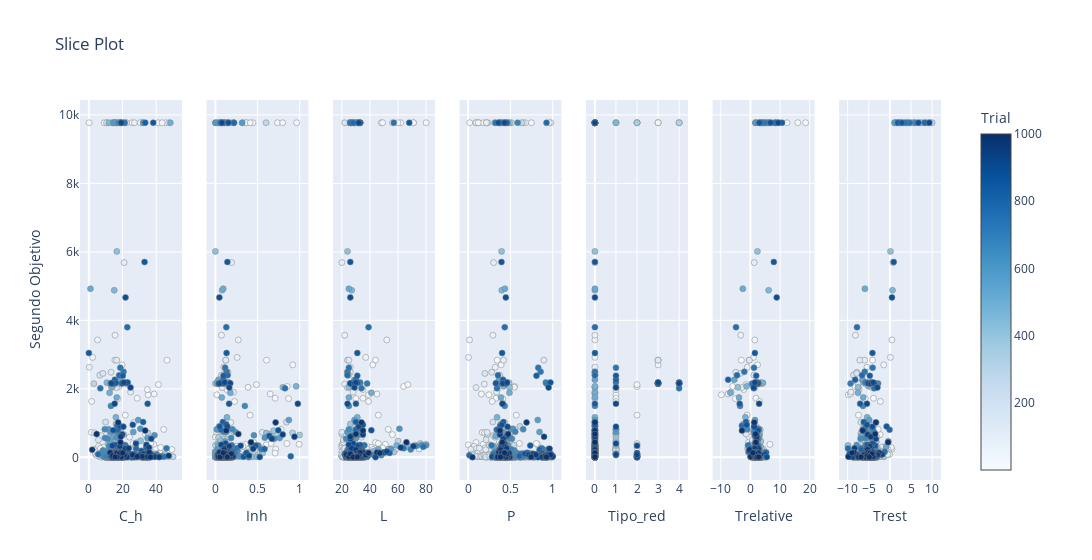

The notebook cell saved with this chart:
### Code cell
# Graficar para el segundo objetivo
target_second = lambda trial: trial.values[1]  # Segundo objetivo
vis.plot_slice(study, target_name='Segundo Objetivo')

### Figure 1 — Plotly figure (JSON) as saved in the notebook; plotly's stock layout.template omitted (floating-point values rounded to 4 significant figures; data arrays with more than 128 entries replaced by an {"elided": "..."} marker saying what was removed)
{"data": [{"marker": {"color": {"elided": "1000 int values"}, "colorbar": {"title": {"text": "Trial"}, "x": 1, "xpad": 40}, "colorscale": [[0, "rgb(247,251,255)"], [0.125, "rgb(222,235,247)"], [0.25, "rgb(198,219,239)"], [0.375, "rgb(158,202,225)"], [0.5, "rgb(107,174,214)"], [0.625, "rgb(66,146,198)"], [0.75, "rgb(33,113,181)"], [0.875, "rgb(8,81,156)"], [1, "rgb(8,48,107)"]], "line": {"color": "Grey", "width": 0.5}, "showscale": true}, "mode": "markers", "name": "Feasible Trial", "showlegend": false, "type": "scatter", "x": {"elided": "1000 float values"}, "xaxis": "x", "y": {"elided": "1000 float values"}, "yaxis": "y"}, {"marker": {"color": {"elided": "1000 int values"}, "colorbar": {"title": {"text": "Trial"}, "x": 1, "xpad": 40}, "colorscale": [[0, "rgb(247,251,255)"], [0.125, "rgb(222,235,247)"], [0.25, "rgb(198,219,239)"], [0.375, "rgb(158,202,225)"], [0.5, "rgb(107,174,214)"], [0.625, "rgb(66,146,198)"], [0.75, "rgb(33,113,181)"], [0.875, "rgb(8,81,156)"], [1, "rgb(8,48,107)"]], "line": {"color": "Grey", "width": 0.5}, "showscale": false}, "mode": "markers", "name": "Feasible Trial", "showlegend": false, "type": "scatter", "x": {"elided": "1000 float values"}, "xaxis": "x2", "y": {"elided": "1000 float values"}, "yaxis": "y2"}, {"marker": {"color": {"elided": "1000 int values"}, "colorbar": {"title": {"text": "Trial"}, "x": 1, "xpad": 40}, "colorscale": [[0, "rgb(247,251,255)"], [0.125, "rgb(222,235,247)"], [0.25, "rgb(198,219,239)"], [0.375, "rgb(158,202,225)"], [0.5, "rgb(107,174,214)"], [0.625, "rgb(66,146,198)"], [0.75, "rgb(33,113,181)"], [0.875, "rgb(8,81,156)"], [1, "rgb(8,48,107)"]], "line": {"color": "Grey", "width": 0.5}, "showscale": false}, "mode": "markers", "name": "Feasible Trial", "showlegend": false, "type": "scatter", "x": {"elided": "1000 int values"}, "xaxis": "x3", "y": {"elided": "1000 float values"}, "yaxis": "y3"}, {"marker": {"color": {"elided": "1000 int values"}, "colorbar": {"title": {"text": "Trial"}, "x": 1, "xpad": 40}, "colorscale": [[0, "rgb(247,251,255)"], [0.125, "rgb(222,235,247)"], [0.25, "rgb(198,219,239)"], [0.375, "rgb(158,202,225)"], [0.5, "rgb(107,174,214)"], [0.625, "rgb(66,146,198)"], [0.75, "rgb(33,113,181)"], [0.875, "rgb(8,81,156)"], [1, "rgb(8,48,107)"]], "line": {"color": "Grey", "width": 0.5}, "showscale": false}, "mode": "markers", "name": "Feasible Trial", "showlegend": false, "type": "scatter", "x": {"elided": "1000 float values"}, "xaxis": "x4", "y": {"elided": "1000 float values"}, "yaxis": "y4"}, {"marker": {"color": {"elided": "1000 int values"}, "colorbar": {"title": {"text": "Trial"}, "x": 1, "xpad": 40}, "colorscale": [[0, "rgb(247,251,255)"], [0.125, "rgb(222,235,247)"], [0.25, "rgb(198,219,239)"], [0.375, "rgb(158,202,225)"], [0.5, "rgb(107,174,214)"], [0.625, "rgb(66,146,198)"], [0.75, "rgb(33,113,181)"], [0.875, "rgb(8,81,156)"], [1, "rgb(8,48,107)"]], "line": {"color": "Grey", "width": 0.5}, "showscale": false}, "mode": "markers", "name": "Feasible Trial", "showlegend": false, "type": "scatter", "x": {"elided": "1000 int values"}, "xaxis": "x5", "y": {"elided": "1000 float values"}, "yaxis": "y5"}, {"marker": {"color": {"elided": "1000 int values"}, "colorbar": {"title": {"text": "Trial"}, "x": 1, "xpad": 40}, "colorscale": [[0, "rgb(247,251,255)"], [0.125, "rgb(222,235,247)"], [0.25, "rgb(198,219,239)"], [0.375, "rgb(158,202,225)"], [0.5, "rgb(107,174,214)"], [0.625, "rgb(66,146,198)"], [0.75, "rgb(33,113,181)"], [0.875, "rgb(8,81,156)"], [1, "rgb(8,48,107)"]], "line": {"color": "Grey", "width": 0.5}, "showscale": false}, "mode": "markers", "name": "Feasible Trial", "showlegend": false, "type": "scatter", "x": {"elided": "1000 float values"}, "xaxis": "x6", "y": {"elided": "1000 float values"}, "yaxis": "y6"}, {"marker": {"color": {"elided": "1000 int values"}, "colorbar": {"title": {"text": "Trial"}, "x": 1, "xpad": 40}, "colorscale": [[0, "rgb(247,251,255)"], [0.125, "rgb(222,235,247)"], [0.25, "rgb(198,219,239)"], [0.375, "rgb(158,202,225)"], [0.5, "rgb(107,174,214)"], [0.625, "rgb(66,146,198)"], [0.75, "rgb(33,113,181)"], [0.875, "rgb(8,81,156)"], [1, "rgb(8,48,107)"]], "line": {"color": "Grey", "width": 0.5}, "showscale": false}, "mode": "markers", "name": "Feasible Trial", "showlegend": false, "type": "scatter", "x": {"elided": "1000 float values"}, "xaxis": "x7", "y": {"elided": "1000 float values"}, "yaxis": "y7"}], "layout": {"title": {"text": "Slice Plot"}, "width": 2100, "xaxis": {"anchor": "y", "domain": [0, 0.1184], "title": {"text": "C_h"}}, "xaxis2": {"anchor": "y2", "domain": [0.1469, 0.2653], "title": {"text": "Inh"}}, "xaxis3": {"anchor": "y3", "domain": [0.2939, 0.4122], "title": {"text": "L"}}, "xaxis4": {"anchor": "y4", "domain": [0.4408, 0.5592], "title": {"text": "P"}}, "xaxis5": {"anchor": "y5", "domain": [0.5878, 0.7061], "title": {"text": "Tipo_red"}}, "xaxis6": {"anchor": "y6", "domain": [0.7347, 0.8531], "title": {"text": "Trelative"}}, "xaxis7": {"anchor": "y7", "domain": [0.8816, 1.0], "title": {"text": "Trest"}}, "yaxis": {"anchor": "x", "domain": [0, 1], "title": {"text": "Segundo Objetivo"}}, "yaxis2": {"anchor": "x2", "domain": [0, 1], "matches": "y", "showticklabels": false}, "yaxis3": {"anchor": "x3", "domain": [0, 1], "matches": "y", "showticklabels": false}, "yaxis4": {"anchor": "x4", "domain": [0, 1], "matches": "y", "showticklabels": false}, "yaxis5": {"anchor": "x5", "domain": [0, 1], "matches": "y", "showticklabels": false}, "yaxis6": {"anchor": "x6", "domain": [0, 1], "matches": "y", "showticklabels": false}, "yaxis7": {"anchor": "x7", "domain": [0, 1], "matches": "y", "showticklabels": false}}}
